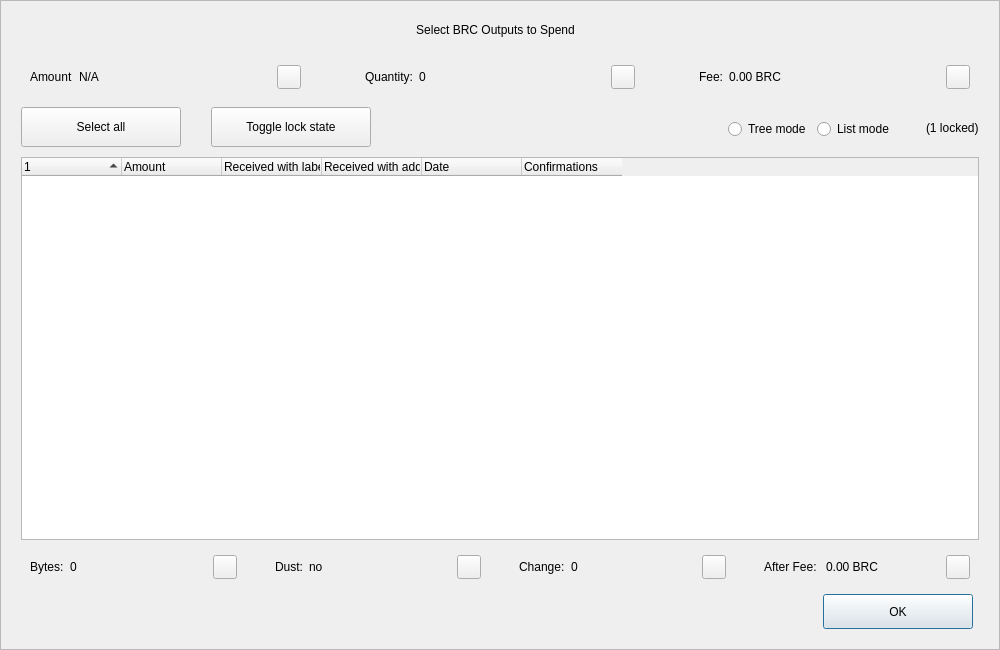
<?xml version="1.0" encoding="UTF-8"?>
<ui version="4.0">
 <class>CoinControlDialog</class>
 <widget class="QDialog" name="CoinControlDialog">
  <property name="geometry">
   <rect>
    <x>0</x>
    <y>0</y>
    <width>1000</width>
    <height>650</height>
   </rect>
  </property>
  <property name="minimumSize">
   <size>
    <width>950</width>
    <height>650</height>
   </size>
  </property>
  <property name="windowTitle">
   <string>Coin Selection</string>
  </property>
  <property name="styleSheet">
   <string notr="true"/>
  </property>
  <layout class="QVBoxLayout" name="verticalLayout">
   <property name="spacing">
    <number>0</number>
   </property>
   <property name="leftMargin">
    <number>0</number>
   </property>
   <property name="topMargin">
    <number>0</number>
   </property>
   <property name="rightMargin">
    <number>0</number>
   </property>
   <property name="bottomMargin">
    <number>0</number>
   </property>
   <item>
    <widget class="QFrame" name="frameContainer">
     <property name="toolTipDuration">
      <number>0</number>
     </property>
     <property name="frameShape">
      <enum>QFrame::StyledPanel</enum>
     </property>
     <property name="frameShadow">
      <enum>QFrame::Raised</enum>
     </property>
     <layout class="QVBoxLayout" name="verticalLayout_2">
      <property name="leftMargin">
       <number>0</number>
      </property>
      <property name="rightMargin">
       <number>0</number>
      </property>
      <property name="bottomMargin">
       <number>20</number>
      </property>
      <item>
       <layout class="QHBoxLayout" name="horizontalLayout_12">
        <property name="spacing">
         <number>0</number>
        </property>
        <property name="leftMargin">
         <number>20</number>
        </property>
        <property name="rightMargin">
         <number>30</number>
        </property>
        <item>
         <spacer name="horizontalSpacer_4">
          <property name="orientation">
           <enum>Qt::Horizontal</enum>
          </property>
          <property name="sizeHint" stdset="0">
           <size>
            <width>40</width>
            <height>20</height>
           </size>
          </property>
         </spacer>
        </item>
        <item>
         <widget class="QLabel" name="labelTitle">
          <property name="minimumSize">
           <size>
            <width>0</width>
            <height>40</height>
           </size>
          </property>
          <property name="maximumSize">
           <size>
            <width>16777215</width>
            <height>40</height>
           </size>
          </property>
          <property name="text">
           <string>Select BRC Outputs to Spend</string>
          </property>
          <property name="alignment">
           <set>Qt::AlignCenter</set>
          </property>
          <property name="margin">
           <number>7</number>
          </property>
         </widget>
        </item>
        <item>
         <spacer name="horizontalSpacer_5">
          <property name="orientation">
           <enum>Qt::Horizontal</enum>
          </property>
          <property name="sizeHint" stdset="0">
           <size>
            <width>40</width>
            <height>20</height>
           </size>
          </property>
         </spacer>
        </item>
       </layout>
      </item>
      <item>
       <layout class="QHBoxLayout" name="horizontalLayout_8">
        <property name="leftMargin">
         <number>20</number>
        </property>
        <property name="rightMargin">
         <number>20</number>
        </property>
        <item>
         <widget class="QWidget" name="layoutAmount" native="true">
          <layout class="QHBoxLayout" name="horizontalLayout_9" stretch="0,1,0">
           <item>
            <widget class="QLabel" name="labelCoinControlAmountText">
             <property name="text">
              <string>Amount</string>
             </property>
            </widget>
           </item>
           <item>
            <widget class="QLabel" name="labelCoinControlAmount">
             <property name="text">
              <string notr="true">N/A</string>
             </property>
            </widget>
           </item>
           <item alignment="Qt::AlignHCenter|Qt::AlignVCenter">
            <widget class="QPushButton" name="pushButtonAmount">
             <property name="minimumSize">
              <size>
               <width>0</width>
               <height>24</height>
              </size>
             </property>
             <property name="maximumSize">
              <size>
               <width>24</width>
               <height>26</height>
              </size>
             </property>
             <property name="focusPolicy">
              <enum>Qt::NoFocus</enum>
             </property>
             <property name="styleSheet">
              <string notr="true">padding-bottom:2px;
padding-right:4px;</string>
             </property>
             <property name="text">
              <string/>
             </property>
            </widget>
           </item>
          </layout>
         </widget>
        </item>
        <item>
         <spacer name="horizontalSpacer_2">
          <property name="orientation">
           <enum>Qt::Horizontal</enum>
          </property>
          <property name="sizeType">
           <enum>QSizePolicy::Fixed</enum>
          </property>
          <property name="sizeHint" stdset="0">
           <size>
            <width>40</width>
            <height>20</height>
           </size>
          </property>
         </spacer>
        </item>
        <item>
         <widget class="QWidget" name="layoutQuantity" native="true">
          <layout class="QHBoxLayout" name="horizontalLayout_10" stretch="0,1,0">
           <item>
            <widget class="QLabel" name="labelCoinControlQuantityText">
             <property name="text">
              <string>Quantity:</string>
             </property>
            </widget>
           </item>
           <item>
            <widget class="QLabel" name="labelCoinControlQuantity">
             <property name="text">
              <string notr="true">0</string>
             </property>
            </widget>
           </item>
           <item alignment="Qt::AlignHCenter|Qt::AlignVCenter">
            <widget class="QPushButton" name="pushButtonQuantity">
             <property name="minimumSize">
              <size>
               <width>0</width>
               <height>24</height>
              </size>
             </property>
             <property name="maximumSize">
              <size>
               <width>24</width>
               <height>26</height>
              </size>
             </property>
             <property name="focusPolicy">
              <enum>Qt::NoFocus</enum>
             </property>
             <property name="styleSheet">
              <string notr="true">padding-bottom:2px;
               padding-right:4px;</string>
             </property>
             <property name="text">
              <string/>
             </property>
            </widget>
           </item>
          </layout>
         </widget>
        </item>
        <item>
         <spacer name="horizontalSpacer_22">
          <property name="orientation">
           <enum>Qt::Horizontal</enum>
          </property>
          <property name="sizeType">
           <enum>QSizePolicy::Fixed</enum>
          </property>
          <property name="sizeHint" stdset="0">
           <size>
            <width>40</width>
            <height>20</height>
           </size>
          </property>
         </spacer>
        </item>
        <item>
         <widget class="QWidget" name="layoutFee" native="true">
          <layout class="QHBoxLayout" name="horizontalLayout_11" stretch="0,1,0">
           <item>
            <widget class="QLabel" name="labelCoinControlFeeText">
             <property name="text">
              <string>Fee:</string>
             </property>
            </widget>
           </item>
           <item>
            <widget class="QLabel" name="labelCoinControlFee">
             <property name="text">
              <string>0.00 BRC</string>
             </property>
            </widget>
           </item>
           <item alignment="Qt::AlignHCenter|Qt::AlignVCenter">
            <widget class="QPushButton" name="pushButtonFee">
             <property name="minimumSize">
              <size>
               <width>0</width>
               <height>24</height>
              </size>
             </property>
             <property name="maximumSize">
              <size>
               <width>24</width>
               <height>26</height>
              </size>
             </property>
             <property name="focusPolicy">
              <enum>Qt::NoFocus</enum>
             </property>
             <property name="styleSheet">
              <string notr="true">padding-bottom:2px;
               padding-right:4px;</string>
             </property>
             <property name="text">
              <string/>
             </property>
            </widget>
           </item>
          </layout>
         </widget>
        </item>
       </layout>
      </item>
      <item>
       <widget class="QFrame" name="frame">
        <property name="minimumSize">
         <size>
          <width>0</width>
          <height>40</height>
         </size>
        </property>
        <property name="styleSheet">
         <string notr="true">#frame {
	border:0;
}</string>
        </property>
        <property name="frameShape">
         <enum>QFrame::StyledPanel</enum>
        </property>
        <property name="frameShadow">
         <enum>QFrame::Sunken</enum>
        </property>
        <layout class="QHBoxLayout" name="horizontalLayout">
         <property name="spacing">
          <number>0</number>
         </property>
         <property name="leftMargin">
          <number>20</number>
         </property>
         <property name="topMargin">
          <number>0</number>
         </property>
         <property name="rightMargin">
          <number>20</number>
         </property>
         <property name="bottomMargin">
          <number>0</number>
         </property>
         <item>
          <layout class="QHBoxLayout" name="horizontalLayoutPanel" stretch="0,0,0,0,0,0">
           <property name="spacing">
            <number>20</number>
           </property>
           <item>
            <widget class="QPushButton" name="pushButtonSelectAll">
             <property name="sizePolicy">
              <sizepolicy hsizetype="Maximum" vsizetype="Fixed">
               <horstretch>0</horstretch>
               <verstretch>0</verstretch>
              </sizepolicy>
             </property>
             <property name="minimumSize">
              <size>
               <width>160</width>
               <height>40</height>
              </size>
             </property>
             <property name="maximumSize">
              <size>
               <width>16777215</width>
               <height>40</height>
              </size>
             </property>
             <property name="text">
              <string>Select all</string>
             </property>
             <property name="checkable">
              <bool>true</bool>
             </property>
             <property name="checked">
              <bool>false</bool>
             </property>
             <property name="autoExclusive">
              <bool>false</bool>
             </property>
             <property name="autoDefault">
              <bool>false</bool>
             </property>
            </widget>
           </item>
           <item>
            <spacer name="horizontalSpacer_6">
             <property name="orientation">
              <enum>Qt::Horizontal</enum>
             </property>
             <property name="sizeType">
              <enum>QSizePolicy::Fixed</enum>
             </property>
             <property name="sizeHint" stdset="0">
              <size>
               <width>10</width>
               <height>20</height>
              </size>
             </property>
            </spacer>
           </item>
           <item>
            <widget class="QPushButton" name="pushButtonToggleLock">
             <property name="sizePolicy">
              <sizepolicy hsizetype="Maximum" vsizetype="Fixed">
               <horstretch>0</horstretch>
               <verstretch>0</verstretch>
              </sizepolicy>
             </property>
             <property name="minimumSize">
              <size>
               <width>160</width>
               <height>40</height>
              </size>
             </property>
             <property name="maximumSize">
              <size>
               <width>16777215</width>
               <height>40</height>
              </size>
             </property>
             <property name="text">
              <string>Toggle lock state</string>
             </property>
             <property name="checkable">
              <bool>true</bool>
             </property>
             <property name="autoExclusive">
              <bool>false</bool>
             </property>
             <property name="autoDefault">
              <bool>false</bool>
             </property>
            </widget>
           </item>
           <item>
            <spacer name="horizontalSpacer_7">
             <property name="orientation">
              <enum>Qt::Horizontal</enum>
             </property>
             <property name="sizeType">
              <enum>QSizePolicy::Expanding</enum>
             </property>
             <property name="sizeHint" stdset="0">
              <size>
               <width>30</width>
               <height>20</height>
              </size>
             </property>
            </spacer>
           </item>
           <item alignment="Qt::AlignRight">
            <widget class="QGroupBox" name="groupBox_2">
             <property name="styleSheet">
              <string notr="true">#groupBox_2 {
    background-color:transparent;
    border-radius:0;
}</string>
             </property>
             <property name="title">
              <string/>
             </property>
             <layout class="QHBoxLayout" name="horizontalLayout_14">
              <item>
               <widget class="QRadioButton" name="radioTreeMode">
                <property name="sizePolicy">
                 <sizepolicy hsizetype="Maximum" vsizetype="Fixed">
                  <horstretch>0</horstretch>
                  <verstretch>0</verstretch>
                 </sizepolicy>
                </property>
                <property name="text">
                 <string>Tree mode</string>
                </property>
               </widget>
              </item>
              <item>
               <widget class="QRadioButton" name="radioListMode">
                <property name="sizePolicy">
                 <sizepolicy hsizetype="Maximum" vsizetype="Fixed">
                  <horstretch>0</horstretch>
                  <verstretch>0</verstretch>
                 </sizepolicy>
                </property>
                <property name="text">
                 <string>List mode</string>
                </property>
                <property name="checked">
                 <bool>false</bool>
                </property>
               </widget>
              </item>
             </layout>
            </widget>
           </item>
           <item>
            <widget class="QLabel" name="labelLocked">
             <property name="text">
              <string>(1 locked)</string>
             </property>
            </widget>
           </item>
          </layout>
         </item>
        </layout>
       </widget>
      </item>
      <item>
       <layout class="QHBoxLayout" name="horizontalLayout_13">
        <property name="leftMargin">
         <number>20</number>
        </property>
        <property name="rightMargin">
         <number>20</number>
        </property>
        <item>
         <widget class="CoinControlTreeWidget" name="treeWidget">
          <property name="contextMenuPolicy">
           <enum>Qt::CustomContextMenu</enum>
          </property>
          <property name="styleSheet">
           <string notr="true"/>
          </property>
          <property name="sortingEnabled">
           <bool>false</bool>
          </property>
          <property name="columnCount">
           <number>6</number>
          </property>
          <attribute name="headerShowSortIndicator" stdset="0">
           <bool>true</bool>
          </attribute>
          <attribute name="headerStretchLastSection">
           <bool>false</bool>
          </attribute>
          <column>
           <property name="text">
            <string/>
           </property>
          </column>
          <column>
           <property name="text">
            <string>Amount</string>
           </property>
          </column>
          <column>
           <property name="text">
            <string>Received with label</string>
           </property>
          </column>
          <column>
           <property name="text">
            <string>Received with address</string>
           </property>
          </column>
          <column>
           <property name="text">
            <string>Date</string>
           </property>
          </column>
          <column>
           <property name="text">
            <string>Confirmations</string>
           </property>
           <property name="toolTip">
            <string>Confirmed</string>
           </property>
          </column>
         </widget>
        </item>
       </layout>
      </item>
      <item>
       <layout class="QHBoxLayout" name="horizontalLayout_3">
        <property name="spacing">
         <number>20</number>
        </property>
        <property name="leftMargin">
         <number>20</number>
        </property>
        <property name="rightMargin">
         <number>20</number>
        </property>
        <item>
         <widget class="QWidget" name="layoutBytes" native="true">
          <layout class="QHBoxLayout" name="horizontalLayout_4" stretch="0,1,0">
           <item>
            <widget class="QLabel" name="labelCoinControlBytesText">
             <property name="text">
              <string>Bytes:</string>
             </property>
            </widget>
           </item>
           <item>
            <widget class="QLabel" name="labelCoinControlBytes">
             <property name="text">
              <string notr="true">0</string>
             </property>
            </widget>
           </item>
           <item alignment="Qt::AlignHCenter|Qt::AlignVCenter">
            <widget class="QPushButton" name="pushButtonBytes">
             <property name="minimumSize">
              <size>
               <width>0</width>
               <height>24</height>
              </size>
             </property>
             <property name="maximumSize">
              <size>
               <width>24</width>
               <height>26</height>
              </size>
             </property>
             <property name="focusPolicy">
              <enum>Qt::NoFocus</enum>
             </property>
             <property name="styleSheet">
              <string notr="true">padding-bottom:2px;
               padding-right:4px;</string>
             </property>
             <property name="text">
              <string/>
             </property>
            </widget>
           </item>
          </layout>
         </widget>
        </item>
        <item>
         <widget class="QWidget" name="layoutDust" native="true">
          <layout class="QHBoxLayout" name="horizontalLayout_5" stretch="0,1,0">
           <item>
            <widget class="QLabel" name="labelCoinControlLowOutputText">
             <property name="text">
              <string>Dust:</string>
             </property>
            </widget>
           </item>
           <item>
            <widget class="QLabel" name="labelCoinControlLowOutput">
             <property name="text">
              <string>no</string>
             </property>
            </widget>
           </item>
           <item alignment="Qt::AlignHCenter|Qt::AlignVCenter">
            <widget class="QPushButton" name="pushButtonDust">
             <property name="minimumSize">
              <size>
               <width>0</width>
               <height>24</height>
              </size>
             </property>
             <property name="maximumSize">
              <size>
               <width>24</width>
               <height>26</height>
              </size>
             </property>
             <property name="focusPolicy">
              <enum>Qt::NoFocus</enum>
             </property>
             <property name="styleSheet">
              <string notr="true">padding-bottom:2px;
               padding-right:4px;</string>
             </property>
             <property name="text">
              <string/>
             </property>
            </widget>
           </item>
          </layout>
         </widget>
        </item>
        <item>
         <widget class="QWidget" name="layoutChange" native="true">
          <layout class="QHBoxLayout" name="horizontalLayout_6" stretch="0,1,0">
           <item>
            <widget class="QLabel" name="labelCoinControlChangeText">
             <property name="text">
              <string>Change:</string>
             </property>
            </widget>
           </item>
           <item>
            <widget class="QLabel" name="labelCoinControlChange">
             <property name="text">
              <string notr="true">0</string>
             </property>
            </widget>
           </item>
           <item alignment="Qt::AlignHCenter|Qt::AlignVCenter">
            <widget class="QPushButton" name="pushButtonChange">
             <property name="minimumSize">
              <size>
               <width>0</width>
               <height>24</height>
              </size>
             </property>
             <property name="maximumSize">
              <size>
               <width>24</width>
               <height>26</height>
              </size>
             </property>
             <property name="focusPolicy">
              <enum>Qt::NoFocus</enum>
             </property>
             <property name="styleSheet">
              <string notr="true">padding-bottom:2px;
               padding-right:4px;</string>
             </property>
             <property name="text">
              <string/>
             </property>
            </widget>
           </item>
          </layout>
         </widget>
        </item>
        <item>
         <widget class="QWidget" name="layoutAfter" native="true">
          <layout class="QHBoxLayout" name="horizontalLayout_7" stretch="0,1,0">
           <item>
            <widget class="QLabel" name="labelCoinControlAfterFeeText">
             <property name="text">
              <string>After Fee: </string>
             </property>
            </widget>
           </item>
           <item>
            <widget class="QLabel" name="labelCoinControlAfterFee">
             <property name="text">
              <string>0.00 BRC</string>
             </property>
            </widget>
           </item>
           <item alignment="Qt::AlignHCenter|Qt::AlignVCenter">
            <widget class="QPushButton" name="pushButtonAlterFee">
             <property name="minimumSize">
              <size>
               <width>0</width>
               <height>24</height>
              </size>
             </property>
             <property name="maximumSize">
              <size>
               <width>24</width>
               <height>26</height>
              </size>
             </property>
             <property name="focusPolicy">
              <enum>Qt::NoFocus</enum>
             </property>
             <property name="styleSheet">
              <string notr="true">padding-bottom:2px;
               padding-right:4px;</string>
             </property>
             <property name="text">
              <string/>
             </property>
            </widget>
           </item>
          </layout>
         </widget>
        </item>
       </layout>
      </item>
      <item>
       <layout class="QHBoxLayout" name="horizontalLayout_2">
        <property name="spacing">
         <number>0</number>
        </property>
        <property name="leftMargin">
         <number>20</number>
        </property>
        <property name="rightMargin">
         <number>26</number>
        </property>
        <item>
         <spacer name="horizontalSpacer_3">
          <property name="orientation">
           <enum>Qt::Horizontal</enum>
          </property>
          <property name="sizeHint" stdset="0">
           <size>
            <width>558</width>
            <height>20</height>
           </size>
          </property>
         </spacer>
        </item>
        <item>
         <widget class="QPushButton" name="pushButtonOk">
          <property name="minimumSize">
           <size>
            <width>150</width>
            <height>35</height>
           </size>
          </property>
          <property name="text">
           <string>OK</string>
          </property>
         </widget>
        </item>
       </layout>
      </item>
     </layout>
    </widget>
   </item>
  </layout>
 </widget>
 <customwidgets>
  <customwidget>
   <class>CoinControlTreeWidget</class>
   <extends>QTreeWidget</extends>
   <header>coincontroltreewidget.h</header>
  </customwidget>
 </customwidgets>
 <resources/>
 <connections/>
</ui>
